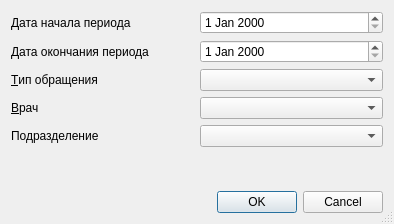
<?xml version="1.0" encoding="UTF-8"?>
<ui version="4.0">
 <class>ReportF13SetupDialog</class>
 <widget class="QDialog" name="ReportF13SetupDialog">
  <property name="windowModality">
   <enum>Qt::ApplicationModal</enum>
  </property>
  <property name="geometry">
   <rect>
    <x>0</x>
    <y>0</y>
    <width>394</width>
    <height>224</height>
   </rect>
  </property>
  <property name="sizePolicy">
   <sizepolicy hsizetype="Preferred" vsizetype="Preferred">
    <horstretch>0</horstretch>
    <verstretch>0</verstretch>
   </sizepolicy>
  </property>
  <property name="windowTitle">
   <string>параметры отчёта</string>
  </property>
  <property name="sizeGripEnabled">
   <bool>true</bool>
  </property>
  <layout class="QGridLayout" name="gridLayout">
   <item row="0" column="0">
    <widget class="QLabel" name="lblBegDate">
     <property name="text">
      <string>Дата начала периода</string>
     </property>
    </widget>
   </item>
   <item row="0" column="1">
    <widget class="QDateEdit" name="edtBegDate"/>
   </item>
   <item row="1" column="0">
    <widget class="QLabel" name="lblEndDate">
     <property name="text">
      <string>Дата окончания периода</string>
     </property>
    </widget>
   </item>
   <item row="1" column="1">
    <widget class="QDateEdit" name="edtEndDate"/>
   </item>
   <item row="2" column="0">
    <widget class="QLabel" name="lblEventType">
     <property name="text">
      <string>&amp;Тип обращения</string>
     </property>
     <property name="buddy">
      <cstring>cmbEventType</cstring>
     </property>
    </widget>
   </item>
   <item row="2" column="1">
    <widget class="CRBComboBox" name="cmbEventType">
     <property name="whatsThis">
      <string>&lt;html&gt;&lt;head&gt;&lt;meta name=&quot;qrichtext&quot; content=&quot;1&quot; /&gt;&lt;style type=&quot;text/css&quot;&gt;
p, li { white-space: pre-wrap; }
&lt;/style&gt;&lt;/head&gt;&lt;body style=&quot; font-family:'MS Shell Dlg 2'; font-size:8.25pt; font-weight:400; font-style:normal;&quot;&gt;
&lt;p style=&quot;-qt-paragraph-type:empty; margin-top:0px; margin-bottom:0px; margin-left:0px; margin-right:0px; -qt-block-indent:0; text-indent:0px;&quot;&gt;&lt;/p&gt;&lt;/body&gt;&lt;/html&gt;</string>
     </property>
    </widget>
   </item>
   <item row="3" column="0">
    <widget class="QLabel" name="lblPerson">
     <property name="text">
      <string>&amp;Врач</string>
     </property>
     <property name="buddy">
      <cstring>cmbPerson</cstring>
     </property>
    </widget>
   </item>
   <item row="3" column="1">
    <widget class="CPersonComboBoxEx" name="cmbPerson">
     <property name="enabled">
      <bool>true</bool>
     </property>
    </widget>
   </item>
   <item row="4" column="0">
    <widget class="QLabel" name="lblOrgStructure">
     <property name="text">
      <string>Подразделение</string>
     </property>
    </widget>
   </item>
   <item row="4" column="1">
    <widget class="COrgStructureComboBox" name="cmbOrgStructure"/>
   </item>
   <item row="5" column="1">
    <spacer name="verticalSpacer">
     <property name="orientation">
      <enum>Qt::Vertical</enum>
     </property>
     <property name="sizeHint" stdset="0">
      <size>
       <width>20</width>
       <height>40</height>
      </size>
     </property>
    </spacer>
   </item>
   <item row="6" column="0" colspan="2">
    <widget class="QDialogButtonBox" name="buttonBox">
     <property name="orientation">
      <enum>Qt::Horizontal</enum>
     </property>
     <property name="standardButtons">
      <set>QDialogButtonBox::Cancel|QDialogButtonBox::Ok</set>
     </property>
    </widget>
   </item>
  </layout>
 </widget>
 <customwidgets>
  <customwidget>
   <class>CRBComboBox</class>
   <extends>QComboBox</extends>
   <header>library/crbcombobox.h</header>
  </customwidget>
  <customwidget>
   <class>COrgStructureComboBox</class>
   <extends>QComboBox</extends>
   <header>Orgs/OrgStructComboBoxes.h</header>
  </customwidget>
  <customwidget>
   <class>CPersonComboBoxEx</class>
   <extends>QComboBox</extends>
   <header>Orgs/PersonComboBoxEx.h</header>
  </customwidget>
 </customwidgets>
 <resources/>
 <connections>
  <connection>
   <sender>buttonBox</sender>
   <signal>accepted()</signal>
   <receiver>ReportF13SetupDialog</receiver>
   <slot>accept()</slot>
   <hints>
    <hint type="sourcelabel">
     <x>132</x>
     <y>650</y>
    </hint>
    <hint type="destinationlabel">
     <x>65</x>
     <y>418</y>
    </hint>
   </hints>
  </connection>
  <connection>
   <sender>buttonBox</sender>
   <signal>rejected()</signal>
   <receiver>ReportF13SetupDialog</receiver>
   <slot>reject()</slot>
   <hints>
    <hint type="sourcelabel">
     <x>245</x>
     <y>650</y>
    </hint>
    <hint type="destinationlabel">
     <x>267</x>
     <y>420</y>
    </hint>
   </hints>
  </connection>
 </connections>
</ui>
